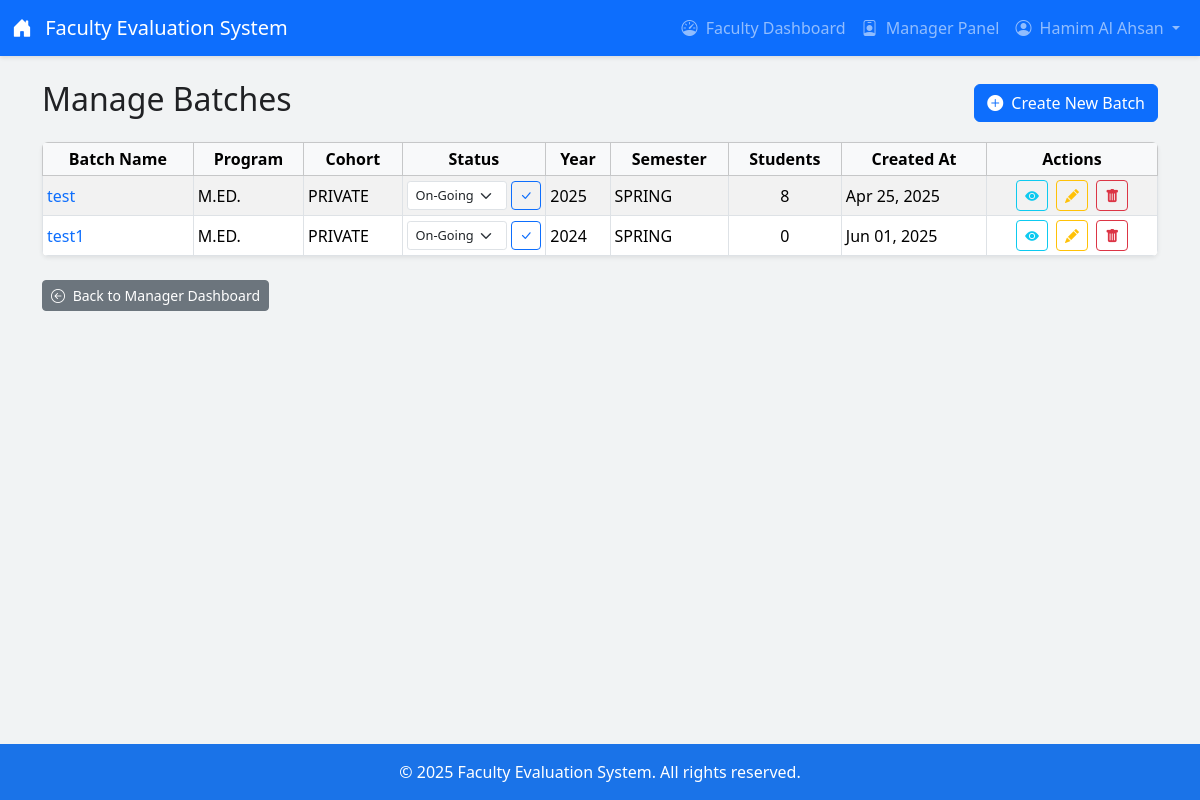
The page /managerpanel/batches/ (signed in) on the database its author committed.
### managerpanel/models.py (models this page shows, shortened)
class Batch(models.Model):
    STATUS_ONGOING = 'ongoing'; STATUS_GRADUATED = 'graduated'
    BATCH_STATUS_CHOICES = [(STATUS_ONGOING, 'On-Going'), (STATUS_GRADUATED, 'Graduated')]
    name = models.CharField(max_length=150, unique=True, help_text="Unique name for the batch")
    cohort = models.ForeignKey(Cohort, on_delete=models.PROTECT, related_name='batches', help_text="The cohort this batch belongs to")
    program = models.ForeignKey(Program, on_delete=models.PROTECT, related_name='batches', null=False, blank=False, help_text="The academic program this batch is for")
    year = models.PositiveIntegerField(help_text="Year the batch started/enrolled")
    semester = models.ForeignKey(Semester, on_delete=models.SET_NULL, null=True, blank=True, help_text="Optional: Semester the batch started/enrolled")
    status = models.CharField(max_length=10, choices=BATCH_STATUS_CHOICES, default=STATUS_ONGOING, db_index=True, help_text="Current status of the batch")
    created_at = models.DateTimeField(auto_now_add=True)
    class Meta: verbose_name = "Batch"; verbose_name_plural = "Batches"; ordering = ['-year', 'status', 'semester__name', 'program__code', 'cohort__name', 'name']

class Cohort(models.Model):
    name = models.CharField(max_length=100, unique=True, help_text="Name of the cohort")
    description = models.TextField(blank=True, null=True, help_text="Optional description")
    class Meta: verbose_name = "Cohort"; verbose_name_plural = "Cohorts"; ordering = ['name']

### responseupload/models.py (models this page shows, shortened)
class Program(models.Model):
    name = models.CharField(max_length=200, help_text="Full name of the program.")
    code = models.CharField(max_length=10, unique=True, help_text="Short unique code for the program.")
    class Meta:
        verbose_name = "Program"
        verbose_name_plural = "Programs"
        ordering = ['name']

class Semester(models.Model):
    name = models.CharField(max_length=20, unique=True, help_text="Name of the semester (e.g., Spring, Summer, Fall).")
    class Meta:
        verbose_name = "Semester"
        verbose_name_plural = "Semesters"
        ordering = ['name']

### managerpanel/views.py (the view)
# urls.py: path('batches/', views.list_batches, name='list_batches'),
@login_required
@user_passes_test(is_manager, login_url=reverse_lazy('responseupload:login'))
def list_batches(request):
    batches_list = Batch.objects.select_related('semester', 'cohort', 'program').annotate(student_count=Count('students')).order_by('-year', 'status', 'semester__name', 'name')
    paginator = Paginator(batches_list, 20)
    page_number = request.GET.get('page')
    batches_page = paginator.get_page(page_number)
    context = {'batches_page': batches_page}
    return render(request, 'managerpanel/list_batches.html', context)

### managerpanel/templatetags/manager_tags.py (called while the page is built)
@register.simple_tag
def is_manager_user(user):
    if not user.is_authenticated:
        return False
    try:
        return user.managerprofile.is_manager
    except ManagerProfile.DoesNotExist:
        return False
    except AttributeError: # Handles cases like AnonymousUser more explicitly
         return False

### managerpanel/views.py (called while the page is built)
def is_manager(user):
    if not user.is_authenticated: return False
    try: return user.managerprofile.is_manager
    except ManagerProfile.DoesNotExist: return False
    except AttributeError: return False

### managerpanel/templates/managerpanel/list_batches.html (shortened to what this page needs)
{% extends 'responseupload/base.html' %}
{% load static %}
{% block content %}
<div class="container mt-4">
    <div class="d-flex justify-content-between align-items-center mb-3">
        <h2>Manage Batches</h2>
        <a href="{% url 'managerpanel:create_batch' %}" class="btn btn-primary">
            <i class="bi bi-plus-circle-fill me-1"></i> Create New Batch
        </a>
    </div>
    {% if batches_page.object_list %}
        <div class="table-responsive shadow-sm rounded">
            <table class="table table-striped table-hover table-bordered table-sm mb-0">
                <thead class="table-light">
                    <tr>
                        <th>Batch Name</th>
                        <th>Program</th>
                        <th>Cohort</th>
                        <th class="status-col">Status</th>
                        <th>Year</th>
                        <th>Semester</th>
                        <th>Students</th>
                        <th>Created At</th>
                        <th class="actions-col">Actions</th>
                    </tr>
                </thead>
                <tbody>
                    {% for batch in batches_page %}
                    <tr id="batch-row-{{ batch.id }}">
                        <td>
                            <a href="{% url 'managerpanel:batch_detail' batch.id %}" data-bs-toggle="tooltip" title="View Details for {{ batch.name }}">
                                {{ batch.name }}
                            </a>
                        </td>
                        <td>{{ batch.program.code|default:"N/A" }}</td>
                        <td>{{ batch.cohort.name|default:"N/A" }}</td>
                        <td class="status-col">
                            <form action="{% url 'managerpanel:update_batch_status' batch.id %}" method="post" class="update-status-form d-inline-flex align-items-center" data-batch-id="{{ batch.id }}">
                                <select name="status" class="form-select form-select-sm status-form-select" aria-label="Batch status for {{ batch.name }}">
                                    {% for value, display_text in batch.BATCH_STATUS_CHOICES %}
                                        <option value="{{ value }}" {% if batch.status == value %}selected{% endif %}>
                                            {{ display_text }}
                                        </option>
                                    {% endfor %}
                                </select>
                                <button type="submit" class="btn btn-sm btn-outline-primary status-update-btn" data-bs-toggle="tooltip" title="Update status for {{ batch.name }}">
                                    <i class="bi bi-check-lg"></i>
                                </button>
                            </form>
                        </td>
                        <td>{{ batch.year }}</td>
                        <td>{{ batch.semester.name|default:"-" }}</td>
                        <td class="text-center">{{ batch.student_count|default:0 }}</td>
                        <td>{{ batch.created_at|date:"M d, Y" }}</td>
                        <td class="actions-col">
                            <a href="{% url 'managerpanel:batch_detail' batch.id %}" class="btn btn-sm btn-outline-info me-1" data-bs-toggle="tooltip" title="View Details"><i class="bi bi-eye-fill"></i></a>
                            <a href="{% url 'managerpanel:edit_batch' batch.id %}" class="btn btn-sm btn-outline-warning me-1" data-bs-toggle="tooltip" title="Edit Batch"><i class="bi bi-pencil-fill"></i></a>
                            <a href="#" onclick="confirmDelete('delete-batch-form-{{ batch.id }}', '{{ batch.name|escapejs }}'); return false;" class="btn btn-sm btn-outline-danger" data-bs-toggle="tooltip" title="Delete Batch"><i class="bi bi-trash-fill"></i></a>
                        </td>
                    </tr>
                    {% endfor %}
                </tbody>
            </table>
        </div>
    {% else %}
        <div class="alert alert-info mt-3">
            No batches have been created yet.
            <a href="{% url 'managerpanel:create_batch' %}" class="alert-link">Create the first batch now.</a>
        </div>
    {% endif %}
    <div class="mt-4 mb-4">
        <a href="{% url 'managerpanel:manager_dashboard' %}" class="btn btn-secondary btn-sm">
            <i class="bi bi-arrow-left-circle me-1"></i> Back to Manager Dashboard
        </a>
    </div>
</div>
{% endblock content %}

### responseupload/templates/responseupload/base.html (shortened to what this page needs)
{% load static %}
{% load manager_tags %}
<!DOCTYPE html>
<html lang="en">
<head>
    <link rel="stylesheet" href="https://cdn.jsdelivr.net/npm/bootstrap@5.3.3/dist/css/bootstrap.min.css">
    <link rel="stylesheet" href="https://cdn.jsdelivr.net/npm/bootstrap-icons@1.11.3/font/bootstrap-icons.min.css">
</head>
<body>
    <nav class="navbar navbar-expand-lg navbar-dark bg-primary">
        <div class="container-fluid">
            <a class="navbar-brand" href="{% url 'responseupload:dashboard' %}">
                <i class="bi bi-house-door-fill me-2"></i> Faculty Evaluation System
            </a>
            <div class="collapse navbar-collapse" id="navbarNav">
                <ul class="navbar-nav ms-auto">
                    {% if user.is_authenticated %}
                        <li class="nav-item">
                            <a class="nav-link " aria-current="page" href="{% url 'responseupload:dashboard' %}"><i class="bi bi-speedometer me-1"></i> Faculty Dashboard</a>
                        </li>
                        {% is_manager_user user as user_is_manager %}
                        {% if user_is_manager %}
                            <li class="nav-item">
                                <a class="nav-link " href="{% url 'managerpanel:manager_dashboard' %}"><i class="bi bi-person-badge me-1"></i> Manager Panel</a>
                            </li>
                        {% endif %}
                        <li class="nav-item dropdown">
                            <a class="nav-link dropdown-toggle" href="#" id="navbarDropdown" role="button" data-bs-toggle="dropdown" aria-expanded="false">
                                <i class="bi bi-person-circle me-1"></i> {{ user.get_full_name|default:user.username }}
                            </a>
                        </li>
                    {% else %}
                        <li class="nav-item">
                            <a class="nav-link" href="{% url 'responseupload:login' %}"><i class="bi bi-box-arrow-in-right me-1"></i> Login</a>
                        </li>
                    {% endif %}
                </ul>
            </div>
        </div>
    </nav>
    <main class="main-content">
        {% block content %}
        {% endblock %}
    </main>
    <footer class="text-center">
        <div class="container">
            <p class="mb-0">© {% now "Y" %} Faculty Evaluation System. All rights reserved.</p>
        </div>
    </footer>
</body>
</html>

### responseupload/templates/responseupload/base.html (style rules this page uses)
:root { --primary-color: #1a73e8; --secondary-color: #f1f3f4; --text-color: #202124; }
body { display: flex; flex-direction: column; min-height: 100vh; color: var(--text-color); background-color: var(--secondary-color); }
.navbar { box-shadow: 0 2px 4px rgba(0,0,0,0.1); transition: all 0.3s ease; }
.nav-link { transition: color 0.2s ease-in-out; }
.main-content { flex: 1 0 auto; padding-bottom: 2rem; }
footer { background-color: var(--primary-color); color: white; padding: 1rem 0; margin-top: auto; }

### managerpanel/templates/managerpanel/list_batches.html (style rules this page uses)
.table th { white-space: nowrap; vertical-align: middle; background-color: #f8f9fa; text-align: center; font-weight: 600; }
.table td { vertical-align: middle; }
.table a { text-decoration: none; }
.actions-col { width: auto; white-space: nowrap; text-align: center; }
.status-col { width: 120px; text-align: center; }
.status-form-select { padding: 0.25rem 0.5rem; font-size: 0.8rem; line-height: 1.5; border-radius: 0.2rem; width: auto; min-width: 100px; display: inline-block; vertical-align: middle; }
.status-update-btn { font-size: 0.8rem; padding: 0.25rem 0.5rem; line-height: 1.5; margin-left: 0.25rem; vertical-align: middle; }

### rows shown on the page
Batch: name "test", program.code "M.ED.", cohort.name "PRIVATE", status "On-Going", year "2025", semester.name "SPRING", student_count "8", created_at "Apr 25, 2025"
Batch: name "test1", program.code "M.ED.", cohort.name "PRIVATE", status "On-Going", year "2024", semester.name "SPRING", student_count "0", created_at "Jun 01, 2025"

### other values the page prints
{{ user.get_full_name|default:user.username }} "Hamim Al Ahsan"
